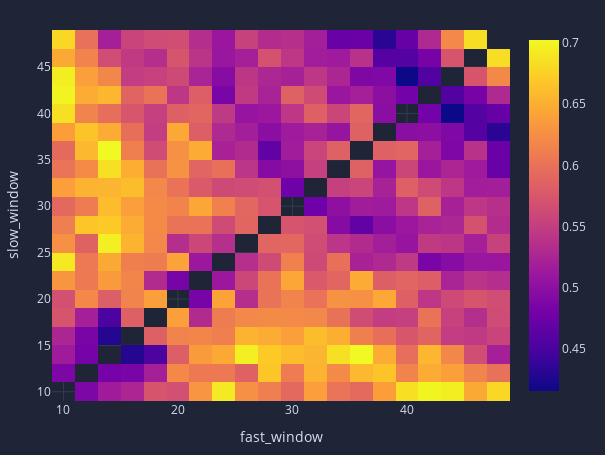

The notebook cell this image was saved under:
### Markdown cell above
## 5. Visualizing the Optimization (Heatmap)

This heatmap shows the Sharpe Ratio for every combination of Fast/Slow windows.

- Yellow/Red: High performance.
- Blue: Low performance.

_Note: If you see scattered yellow spots, it's likely noise (overfitting). If you see large yellow regions, the strategy is robust._

### Code cell
# Aggregate Sharpe Ratio across all assets
mean_sharpe = pf_opt.sharpe_ratio().groupby(['fast_window', 'slow_window']).mean()

# Plot Heatmap
fig = mean_sharpe.vbt.heatmap(
    x_level='fast_window', 
    y_level='slow_window',
    symmetric=True
)
fig.show()

# Find the absolute best parameters
best_params = mean_sharpe.idxmax()
print(f"Best Parameters found: Fast={best_params[0]}, Slow={best_params[1]}")
print(f"Sharpe at best params: {mean_sharpe.max():.2f}")

### Figure 1 — Plotly figure (JSON) as saved in the notebook; plotly's stock layout.template omitted (floating-point values rounded to 4 significant figures; data arrays with more than 128 entries replaced by an {"elided": "..."} marker saying what was removed)
{"data": [{"colorscale": [[0, "#0d0887"], [0.1111, "#46039f"], [0.2222, "#7201a8"], [0.3333, "#9c179e"], [0.4444, "#bd3786"], [0.5556, "#d8576b"], [0.6667, "#ed7953"], [0.7778, "#fb9f3a"], [0.8889, "#fdca26"], [1, "#f0f921"]], "hoverongaps": false, "hovertemplate": "fast_window: %{x}<br>slow_window: %{y}<br>value: %{z}<extra></extra>", "type": "heatmap", "uid": "f4e14b2e-be3a-4964-8a3d-f0f0fc83e5cb", "x": [10, 12, 14, 16, 18, 20, 22, 24, 26, 28, 30, 32, 34, 36, 38, 40, 42, 44, 46, 48], "y": [10, 12, 14, 16, 18, 20, 22, 24, 26, 28, 30, 32, 34, 36, 38, 40, 42, 44, 46, 48], "z": {"elided": "20x20 float values"}}], "layout": {"height": 455, "legend": {"orientation": "h", "traceorder": "normal", "x": 1, "xanchor": "right", "y": 1.02, "yanchor": "bottom"}, "margin": {"b": 30, "l": 30, "r": 30, "t": 30}, "width": 605, "xaxis": {"title": {"text": "fast_window"}}, "yaxis": {"title": {"text": "slow_window"}}}}
